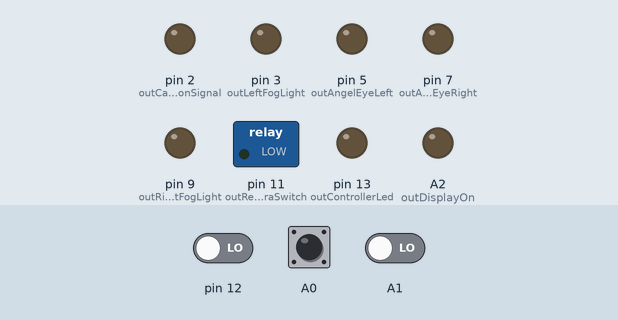
Recording of a sketch running on a simulated Arduino Uno, built with avr-gcc and run on an emulated ATmega328P. Shown: switched loads named in the sketch (green lamp = pin HIGH), output pins drawn as LEDs (lit = HIGH). The test bench sets the inputs (shaded band); at power-on: A1 LOW, pin 12 LOW, A0 LOW. What the sketch prints to the serial monitor is not drawn.

Above: at 1.2 s.
1.3 s: A1 driven HIGH
At 2.1 s:
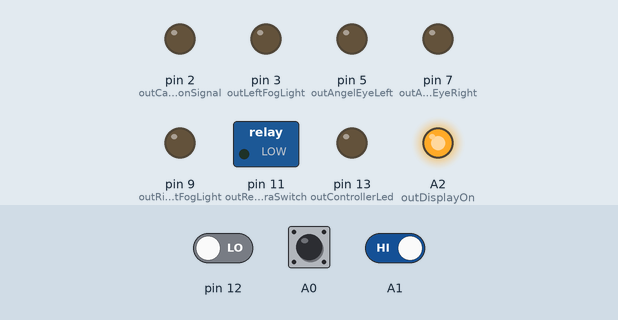
3.1 s: pin 12 driven HIGH
4.6 s: A0 driven HIGH
6.1 s: pin 12 driven LOW
7.6 s: A1 driven LOW
At 7.78 s:
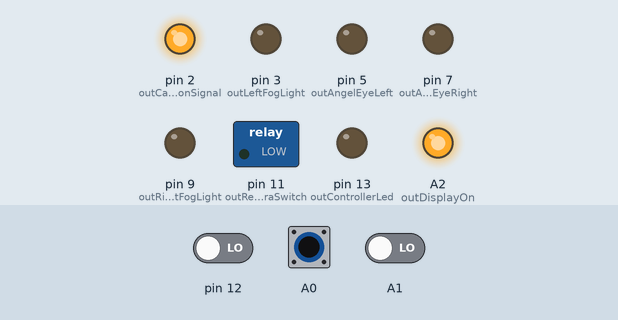
10.5 s: A0 pulsed LOW 2 times (0.12 s each, 0.3 s apart)
At 10.67 s:
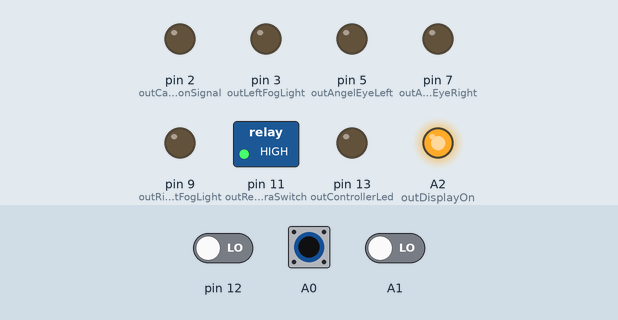
At 11.5 s:
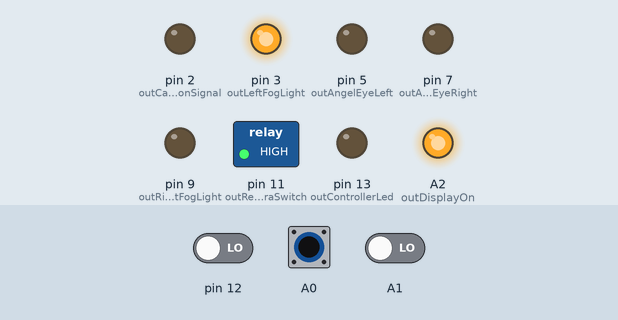
Timing chart, 0 to 13.5 s (numbered marks = the images above; inputs shaded):
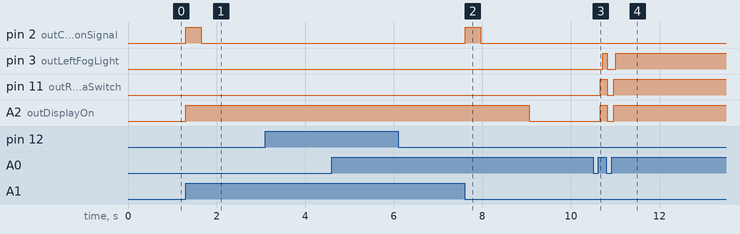

Measured:
- after the input at 1.3 s, pin 2 (outCautionSignal): LOW → HIGH at once, → LOW 0.35 s later; A2 (outDisplayOn): LOW → HIGH at once
- after the input at 3.1 s, every drawn part: stays the same
- after the input at 4.6 s, every drawn part: stays the same
- after the input at 6.1 s, every drawn part: stays the same
- after the input at 7.6 s, pin 2 (outCautionSignal): LOW → HIGH at once, → LOW 0.35 s later; A2 (outDisplayOn): HIGH → LOW after 1.5 s
- after the input at 10.5 s, pin 3 (outLeftFogLight): LOW → HIGH after 0.22 s, → LOW 0.10 s later, → HIGH 0.20 s later; pin 11 (outRelayCameraSwitch), A2 (outDisplayOn): LOW → HIGH after 0.16 s, → LOW 0.15 s later, → HIGH 0.15 s later

The sketch:

VideoCamModule.ino
```cpp
#include "CameraLightTurnsSupplyController.h"
#include "DxBT18BluetoothModule.h"

CameraLightTurnsSupplyController device = CameraLightTurnsSupplyController();
// implements ControllerForCommUnitInterface
CommunicationUnit bt18BluetoothModule = DxBT18BluetoothModule(&device);
// extends CommunicationUnit class, that realize package interaction rules in single place

void setup() {
    Serial.begin(9600);
    Serial.setTimeout(50);
    device.setCommunicationDevice(bt18BluetoothModule);
    device.initiate();
}

void loop() {
    device.checkGearsLoopStep();
    device.communicationLoopStep();
    delay(50);
}
```

CameraLightTurnsSupplyController.cpp
```cpp
#include "Timings.h"
#include "CameraLightTurnsSupplyController.h"
#include "CommunicationUnit.h"
#include "Utils.cpp"
#include <EEPROM.h>

const int TIMINGS_ADDR = 0;
const int CAUTION_BUTTON_DELAY = 300;

CameraLightTurnsSupplyController::CameraLightTurnsSupplyController() {}

void CameraLightTurnsSupplyController::setCommunicationDevice(CommunicationUnit network) {
    this->network = network;
}

void CameraLightTurnsSupplyController::setChangeStateCallback(ChangeStateCallback callback) {
    changeStateCallback = callback;
}

void CameraLightTurnsSupplyController::initiate() {
    pinMode(outAngelEyeRight, OUTPUT);
    pinMode(outAngelEyeLeft, OUTPUT);
    pinMode(outCautionSignal, OUTPUT);
    pinMode(outDisplayOn, OUTPUT);
    pinMode(outLeftFogLight, OUTPUT);
    pinMode(outRightFogLight, OUTPUT);
    pinMode(outRelayCameraSwitch, OUTPUT);
    pinMode(outControllerLed, OUTPUT);
    digitalWrite(outAngelEyeRight, LOW);
    digitalWrite(outAngelEyeLeft, LOW);
    digitalWrite(outCautionSignal, LOW);
    digitalWrite(outDisplayOn, LOW);
    digitalWrite(outLeftFogLight, LOW);
    digitalWrite(outRightFogLight, LOW);
    digitalWrite(outRelayCameraSwitch, LOW);
    digitalWrite(outControllerLed, LOW);
    reverseGear = Lever(A1, &timings);
    leftTurnLever = Lever(A0, &timings);
    rightTurnLever = Lever(12, &timings);
    cautionIsTimeStamp = millis();
    setCameraState(CAMS_OFF);
    getTimingsFromStorage();
    getGearsState();
    sendCurrentState();
}

void CameraLightTurnsSupplyController::updateTimings(Timings newTimings) {
    timings = newTimings;
    putTimingsToStorage();
}

void
CameraLightTurnsSupplyController::executeCommand(CommunicationUnit::ControlCommandSet command) {
    if (cautionIsPressed != command.cautionIsOn)pushCautionButton();
    digitalWrite(outLeftFogLight, command.leftFogIsOn);
    digitalWrite(outRightFogLight, command.rightFogIsOn);
    digitalWrite(outRelayCameraSwitch, command.relayIsOn);
    digitalWrite(outAngelEyeRight, command.rightAngelEyeIsOn);
    digitalWrite(outAngelEyeLeft, command.leftAngelEyeIsOn);
    digitalWrite(outDisplayOn, command.displayIsOn);
    setCameraState(command.cameraState);
    sendCurrentState();
    if (command.leftAngelEyeIsOn)fogTintIsWhite=true; // temp for POC
}

void CameraLightTurnsSupplyController::sendUpTimings() {
    network.sendTimings(timings);
}

void CameraLightTurnsSupplyController::sendCurrentState() {
    CommunicationUnit::StateInfoSet state{
            leftTurnLever.isOn(),
            leftTurnLever.isDoubleClicked(),
            rightTurnLever.isOn(),
            rightTurnLever.isDoubleClicked(),
            reverseGear.isOn(),
            cautionIsPressed,
            digitalRead(outLeftFogLight),
            digitalRead(outRightFogLight),
            digitalRead(outRelayCameraSwitch),
            digitalRead(outAngelEyeRight),
            digitalRead(outAngelEyeLeft),
            digitalRead(outDisplayOn),
            cameraState,
    };
    network.sendState(state);
}

void CameraLightTurnsSupplyController::communicationLoopStep() {
    if (!reverseGear.isChangedFlag && !leftTurnLever.isChangedFlag &&
        !rightTurnLever.isChangedFlag && !isChangedFlag) {
        network.checkForIncome();
    } else {
        sendCurrentState();
        reverseGear.isChangedFlag = false;
        leftTurnLever.isChangedFlag = false;
        rightTurnLever.isChangedFlag = false;
        isChangedFlag = false;
    }
}

void CameraLightTurnsSupplyController::checkGearsLoopStep() {
    getGearsState();
    switch (cameraState) { // logic by diagram https://github.com/falconArdente/Car-controller_android-application/wiki/CameraStatesDiagram
        case CAMS_OFF:
            if (reverseGear.isOn()) {
                setCameraState(REAR_CAM_ON);
            } else if (leftTurnLever.isDoubleClicked() || rightTurnLever.isDoubleClicked())
                setCameraState(FRONT_CAM_ON);
            break;
        case FRONT_CAM_ON:
            turnFogLightOn();
            if (reverseGear.isOn()) {
                setCameraState(REAR_CAM_ON);
            } else if (!leftTurnLever.isDoubleClicked()
                       && !rightTurnLever.isDoubleClicked()
                       && isTimeOutForFront())
                setCameraState(CAMS_OFF);
            break;
        case REAR_CAM_ON:
            if ((leftTurnLever.isDoubleClicked() ||
                 rightTurnLever.isDoubleClicked())
                && !reverseGear.isOn()) {
                setCameraState(FRONT_CAM_ON);
            } else if (isTimeOutForRear() && !reverseGear.isOn())
                setCameraState(CAMS_OFF);
            break;
        case TEST_MODE:
            break;
    }
    if (!reverseGear.isOn() && cameraState != TEST_MODE && cautionIsPressed) {
        pushCautionButton();
        isChangedFlag = true;
    }
// for caution no fixation sequence
    if (digitalRead(outCautionSignal) == HIGH
        && (millis() > cautionIsTimeStamp + CAUTION_BUTTON_DELAY)) {
        digitalWrite(outCautionSignal, LOW);
    }
}

void CameraLightTurnsSupplyController::pushCautionButton() {
    if (cautionIsPressed) cautionIsPressed = false; else cautionIsPressed = true;
    cautionIsTimeStamp = millis();
    digitalWrite(outCautionSignal, HIGH);
}

void CameraLightTurnsSupplyController::setCameraState(CameraStates state) {
    if (cameraState == state)return;

    switch (state) {
        case CAMS_OFF:
            if (cameraState == TEST_MODE)asm volatile("jmp 0x00"); //return to code start
            digitalWrite(outDisplayOn, LOW);
            digitalWrite(outRelayCameraSwitch, LOW);
            if (cautionIsPressed) pushCautionButton();
            turnOffFogLight();
            break;
        case REAR_CAM_ON:
            digitalWrite(outDisplayOn, HIGH);
            digitalWrite(outRelayCameraSwitch, LOW);
            turnOffFogLight();
            if (!leftTurnLever.isOn() && !rightTurnLever.isOn())
                if (!cautionIsPressed) pushCautionButton();
            break;
        case FRONT_CAM_ON: // Fog lights turn on logic is inside checkGearsLoopStep case
            digitalWrite(outDisplayOn, HIGH);
            digitalWrite(outRelayCameraSwitch, HIGH);
            if (cautionIsPressed) pushCautionButton();
            break;
    }
    cameraState = state;
    isChangedFlag = true;
    if (changeStateCallback != NULL)changeStateCallback(state);
}

void CameraLightTurnsSupplyController::turnFogLightOn() {
    FogLightState newFogsState = ALL_OFF;
    if (leftTurnLever.isOn()) {
        digitalWrite(outLeftFogLight, HIGH);
        digitalWrite(outRightFogLight, LOW);
        if(fogTintIsWhite){
        digitalWrite(outAngelEyeLeft, HIGH);
        digitalWrite(outAngelEyeRight, LOW);
        }
        newFogsState = LEFT_ON;
    } else if (rightTurnLever.isOn()) {
              digitalWrite(outLeftFogLight, LOW);
              digitalWrite(outRightFogLight, HIGH);
                if(fogTintIsWhite){
        digitalWrite(outAngelEyeLeft, LOW);
        digitalWrite(outAngelEyeRight, HIGH);
        }
        newFogsState = RIGHT_ON;
    } else {
        digitalWrite(outLeftFogLight, HIGH);
        digitalWrite(outRightFogLight, HIGH);
                        if(fogTintIsWhite){
        digitalWrite(outAngelEyeLeft, HIGH);
        digitalWrite(outAngelEyeRight, HIGH);
        }
        newFogsState = BOTH_ON;
    }
    if (newFogsState != fogLightsState) {
        fogLightsState = newFogsState;
        isChangedFlag = true;
    }
}

void CameraLightTurnsSupplyController::turnOffFogLight() {
    digitalWrite(outLeftFogLight, LOW);
    digitalWrite(outRightFogLight, LOW);
                    if(fogTintIsWhite){
        digitalWrite(outAngelEyeLeft, LOW);
        digitalWrite(outAngelEyeRight, LOW);
        }
    isChangedFlag = true;
}

bool CameraLightTurnsSupplyController::isTimeOutForFront() {
    unsigned long timeStamp = millis() - timings.FRONT_CAM_SHOWTIME_DELAY;
    if (timeStamp < leftTurnLever.getLastTimeTurnedOn()
        || timeStamp < rightTurnLever.getLastTimeTurnedOn())
        return false;
    else
        return true;
}

bool CameraLightTurnsSupplyController::isTimeOutForRear() {
    if (reverseGear.getLastTimeTurnedOn() + timings.REAR_CAM_SHOWTIME_DELAY < millis())
        return true;
    else
        return false;
}

void CameraLightTurnsSupplyController::getGearsState() {
    reverseGear.checkState();
    leftTurnLever.checkState();
    rightTurnLever.checkState();
}

void CameraLightTurnsSupplyController::getTimingsFromStorage() {
    Timings timingsFromStorage;
    EEPROM.get(TIMINGS_ADDR, timingsFromStorage);
    byte checkByte = utils::crc8((byte * ) & timingsFromStorage, sizeof(timingsFromStorage));
    timingsFromStorage.crc = 0;
    if (checkByte == 0) {
        if (!(timings == timingsFromStorage)) timings = timingsFromStorage;
    } else {
        // Some way to signalise
    }
}

void CameraLightTurnsSupplyController::putTimingsToStorage() {
    timings.crc = utils::crc8((byte * ) & timings, sizeof(timings));
    EEPROM.put(TIMINGS_ADDR, timings);
}
```

CameraLightTurnsSupplyController.h
```cpp
#pragma once

#include <Arduino.h>
#include "Timings.h"
#include "Lever.h"
#include "CameraStatesEnum.h"
#include "CommunicationUnit.h"
#include "ControllerForCommUnitInterface.h"

#ifndef CAMERALIGHTTURNSSUPPLYYCONTROLLER_H
#define CAMERALIGHTTURNSSUPPLYYCONTROLLER_H

class CameraLightTurnsSupplyController : public ControllerForCommUnitInterface {
public:
    CameraLightTurnsSupplyController();

    typedef void (*ChangeStateCallback)(CameraStates);

    void initiate();

    bool isChangedFlag = false;

    void checkGearsLoopStep();

    void communicationLoopStep();

    void setChangeStateCallback(ChangeStateCallback callback);

    void setCommunicationDevice(CommunicationUnit network);

    void updateTimings(Timings newTimings);

    void executeCommand(CommunicationUnit::ControlCommandSet command);

    void sendUpTimings();

    void sendCurrentState();

private:
    CommunicationUnit network;
    Timings timings = Timings( //default one
            60, // BOUNCE_DELAY
            900, // REPEATER_DELAY
            50, // FRONT_CAM_SHOWTIME_DELAY
            1500); // REAR_CAM_SHOWTIME_DELAY

    ChangeStateCallback changeStateCallback;
    CameraStates cameraState = CAMS_OFF;
    enum FogLightState {
        ALL_OFF,
        LEFT_ON,
        RIGHT_ON,
        BOTH_ON
    } fogLightsState = ALL_OFF;
    bool cautionIsPressed = false;
    long cautionIsTimeStamp = 0;
    bool fogTintIsWhite=false;// temp for POC
//input gears
    Lever reverseGear;
    Lever leftTurnLever;
    Lever rightTurnLever;
//output pins
    const int outAngelEyeRight = 7; // transistor to power on pin8
    const int outAngelEyeLeft = 5; // transistor to power on pin16
    const int outCautionSignal = 2;
    const int outDisplayOn = A2;
    const int outLeftFogLight = 3;
    const int outRightFogLight = 9;
    const int outRelayCameraSwitch = 11;
    const int outControllerLed = 13; //direct board on
// service functions
    void getGearsState();

    bool isTimeOutForFront();

    void pushCautionButton();

    bool isTimeOutForRear();

    void setCameraState(CameraStates state);

    void turnFogLightOn();

    void turnOffFogLight();

    void getTimingsFromStorage();

    void putTimingsToStorage();
};

#endif
```

CameraStatesEnum.h
```cpp
#pragma once

enum CameraStates {
    CAMS_OFF,
    REAR_CAM_ON,
    FRONT_CAM_ON,
    TEST_MODE
};
```

CommunicationUnit.cpp
```cpp
#include "CommunicationUnit.h"
#include "ControllerForCommUnitInterface.h"

CommunicationUnit::CommunicationUnit(ControllerForCommUnitInterface *hostPointer) {
    hostObject = hostPointer;
}

CommunicationUnit::CommunicationUnit() {}

void CommunicationUnit::checkForIncome() {
    char target[2] = {BORDER_OF_PACKAGE_SIGN, START_PACKAGE_SIGNATURE};
    if (Serial.available()) {
        if (Serial.find(target, sizeof(target))) {
            byte package[9];
            int packageByteCursor = 0;
            byte inByte = 0;
            while (packageByteCursor < MAX_PACKAGE_SIZE) {
                inByte = Serial.read();
                if (inByte == BORDER_OF_PACKAGE_SIGN)break;
                package[packageByteCursor++] = inByte;
            }
            if (packageByteCursor > 0) parseIncomingPackage(package, packageByteCursor);
        }
    }
}

void CommunicationUnit::parseIncomingPackage(byte package[MAX_PACKAGE_SIZE], int packetSize) {
    switch (packetSize) {
        case 1: //timings Request?
            if (!bitRead(package[0], 0) && bitRead(package[0], 1)) {
                hostObject->sendUpTimings();
            } else this->incErrorCount();
            break;
        case 2: //controlCommand?
            if (bitRead(package[0], 0) && !bitRead(package[0], 1)) {
                commandToControllerDevice(package);
            } else this->incErrorCount();
            break;
        case 9: //newTimings?
            if (bitRead(package[0], 0) && bitRead(package[0], 1)) {
                newTimingsToControllerDevice(package);
            } else this->incErrorCount();
            break;
        default:
            this->incErrorCount();
    }
}

void CommunicationUnit::doBlink(int times) {
    pinMode(13, OUTPUT);
    for (int i = 0; i < times; i++) {
        digitalWrite(13, HIGH);
        delay(300);
        digitalWrite(13, LOW);
        delay(300);
    }
    digitalWrite(13, LOW);
}

void CommunicationUnit::incErrorCount() {
    errorsCount++;
    this->sendAdditionalInfo();
}

void CommunicationUnit::newTimingsToControllerDevice(byte package[MAX_PACKAGE_SIZE]) {
    Timings newTimings{
            package[1] | (package[2] << 8), // bounce
            package[3] | (package[4] << 8), // repeater
            package[5] | (package[6] << 8), // front
            package[7] | (package[8] << 8)}; // rear
    hostObject->updateTimings(newTimings);
}

void CommunicationUnit::commandToControllerDevice(byte package[MAX_PACKAGE_SIZE]) {
    CameraStates cameraState = 0;
    bitWrite(cameraState, 0, bitRead(package[1], 1));
    bitWrite(cameraState, 1, bitRead(package[1], 2));
    ControlCommandSet command{
            bitRead(package[0], 2),
            bitRead(package[0], 3),
            bitRead(package[0], 4),
            bitRead(package[0], 5),
            bitRead(package[0], 6),
            bitRead(package[0], 7),
            bitRead(package[1], 0),
            cameraState};
    hostObject->executeCommand(command);
}

void CommunicationUnit::sendPackage(byte *packageToSend, int bytesToSend) {
    Serial.write(BORDER_OF_PACKAGE_SIGN);
    Serial.write(START_PACKAGE_SIGNATURE);
    for (int i = 0; i < bytesToSend; i++) {
        Serial.write(packageToSend[i]);
    }
    Serial.write(BORDER_OF_PACKAGE_SIGN);
    //TODO crc8 byte add
}

void CommunicationUnit::sendState(StateInfoSet stateSet) {
    bitWrite(packageToSend[0], 0, 0);
    bitWrite(packageToSend[0], 1, 0);
    bitWrite(packageToSend[0], 2, stateSet.leftPressed);
    bitWrite(packageToSend[0], 3, stateSet.leftDblPressed);
    bitWrite(packageToSend[0], 4, stateSet.rightPressed);
    bitWrite(packageToSend[0], 5, stateSet.rightDblPressed);
    bitWrite(packageToSend[0], 6, stateSet.reversePressed);
    bitWrite(packageToSend[0], 7, stateSet.cautionIsOn);
    bitWrite(packageToSend[1], 0, stateSet.leftFogIsOn);
    bitWrite(packageToSend[1], 1, stateSet.rightFogIsOn);
    bitWrite(packageToSend[1], 2, stateSet.relayIsOn);
    bitWrite(packageToSend[1], 3, stateSet.rightAngelEyeIsOn);
    bitWrite(packageToSend[1], 4, stateSet.leftAngelEyeIsOn);
    bitWrite(packageToSend[1], 5, stateSet.displayIsOn);
    bitWrite(packageToSend[1], 6, bitRead(stateSet.cameraState, 0));
    bitWrite(packageToSend[1], 7, bitRead(stateSet.cameraState, 1));
    sendPackage(packageToSend, 2);
}

void CommunicationUnit::sendTimings(Timings timings) {
    packageToSend[0] = 2;
    packageToSend[1] = timings.BOUNCE_DELAY;
    packageToSend[2] = (timings.BOUNCE_DELAY) >> 8;
    packageToSend[3] = timings.REPEATER_DELAY;
    packageToSend[4] = (timings.REPEATER_DELAY) >> 8;
    packageToSend[5] = timings.FRONT_CAM_SHOWTIME_DELAY;
    packageToSend[6] = (timings.FRONT_CAM_SHOWTIME_DELAY) >> 8;
    packageToSend[7] = timings.REAR_CAM_SHOWTIME_DELAY;
    packageToSend[8] = (timings.REAR_CAM_SHOWTIME_DELAY) >> 8;
    sendPackage(packageToSend, 9);
}

void CommunicationUnit::sendAdditionalInfo() {
    byte addInfo[3];
    addInfo[0] = 1; // sign of additional info
    addInfo[1] = errorsCount;
    addInfo[2] = errorsCount >> 8;
    sendPackage(addInfo, 3);
}
```

ControllerForCommUnitInterface.h
```cpp
#pragma once

#ifndef CONTR_FOR_CU_H
#define CONTR_FOR_CU_H

class ControllerForCommUnitInterface {
public:
    virtual void setCommunicationDevice(CommunicationUnit network);

    virtual void updateTimings(Timings newTimings);

    virtual void executeCommand(CommunicationUnit::ControlCommandSet command);

    virtual void sendUpTimings();
};

#endif
```

DxBT18BluetoothModule.h
```cpp
#pragma once

#include <Arduino.h>
#include "CommunicationUnit.h"
#include "ControllerForCommUnitInterface.h"

#ifndef DXBT18_H
#define DXBT18_H

class DxBT18BluetoothModule : public CommunicationUnit {
public:
    DxBT18BluetoothModule(ControllerForCommUnitInterface *hostPointer) {
        hostObject = hostPointer;
    }

    DxBT18BluetoothModule() {}

    ~DxBT18BluetoothModule() {}
};

#endif
```

Utils.cpp
```cpp
#include <Arduino.h>

#pragma once

class utils {
public:
    static byte crc8(byte *buffer, byte size) {
        byte crc = 0;
        for (byte i = 0; i < size; i++) {
            byte data = buffer[i];
            for (int j = 8; j > 0; j--) {
                crc = ((crc ^ data) & 1) ? (crc >> 1) ^ 0x8C : (crc >> 1);
                data >>= 1;
            }
        }
        return crc;
    }
};
```

Source omitted: CommunicationUnit.h (1777 bytes), Lever.cpp (1851 bytes), Lever.h (699 bytes), Timings.h (1252 bytes)
